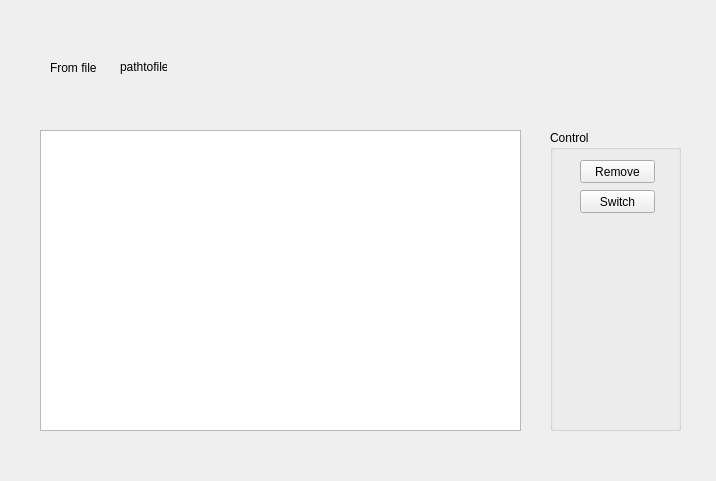
<?xml version="1.0" encoding="UTF-8"?>
<ui version="4.0">
 <class>FormEditor</class>
 <widget class="QWidget" name="FormEditor">
  <property name="geometry">
   <rect>
    <x>0</x>
    <y>0</y>
    <width>716</width>
    <height>481</height>
   </rect>
  </property>
  <property name="windowTitle">
   <string>Form</string>
  </property>
  <widget class="QTableWidget" name="tableWidget_model">
   <property name="geometry">
    <rect>
     <x>40</x>
     <y>130</y>
     <width>481</width>
     <height>301</height>
    </rect>
   </property>
  </widget>
  <widget class="QLabel" name="label">
   <property name="geometry">
    <rect>
     <x>50</x>
     <y>60</y>
     <width>81</width>
     <height>16</height>
    </rect>
   </property>
   <property name="text">
    <string>From file</string>
   </property>
  </widget>
  <widget class="QLabel" name="label_fullpath">
   <property name="geometry">
    <rect>
     <x>120</x>
     <y>60</y>
     <width>47</width>
     <height>14</height>
    </rect>
   </property>
   <property name="text">
    <string>pathtofile</string>
   </property>
  </widget>
  <widget class="QGroupBox" name="groupBox">
   <property name="geometry">
    <rect>
     <x>550</x>
     <y>130</y>
     <width>131</width>
     <height>301</height>
    </rect>
   </property>
   <property name="title">
    <string>Control</string>
   </property>
   <widget class="QPushButton" name="pushButton">
    <property name="geometry">
     <rect>
      <x>30</x>
      <y>30</y>
      <width>75</width>
      <height>23</height>
     </rect>
    </property>
    <property name="text">
     <string>Remove</string>
    </property>
   </widget>
   <widget class="QPushButton" name="pushButton_2">
    <property name="geometry">
     <rect>
      <x>30</x>
      <y>60</y>
      <width>75</width>
      <height>23</height>
     </rect>
    </property>
    <property name="text">
     <string>Switch</string>
    </property>
   </widget>
  </widget>
 </widget>
 <resources/>
 <connections/>
</ui>
